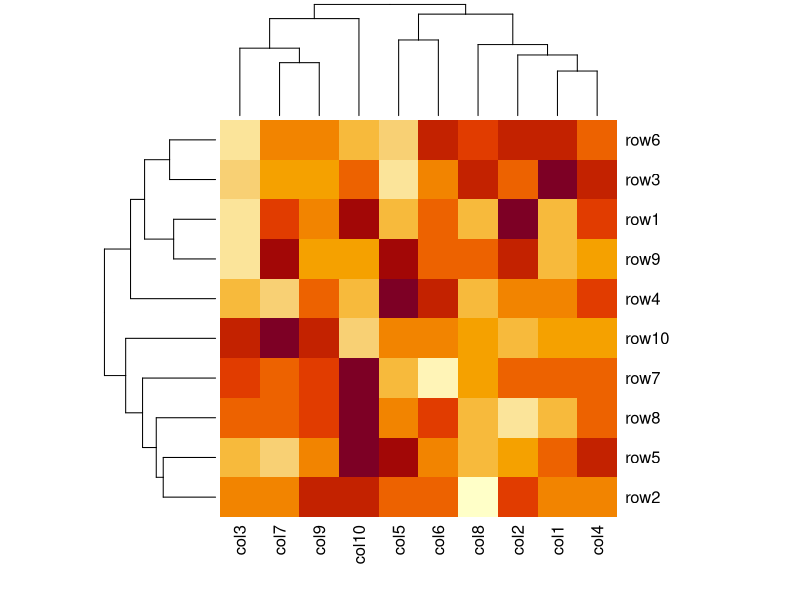
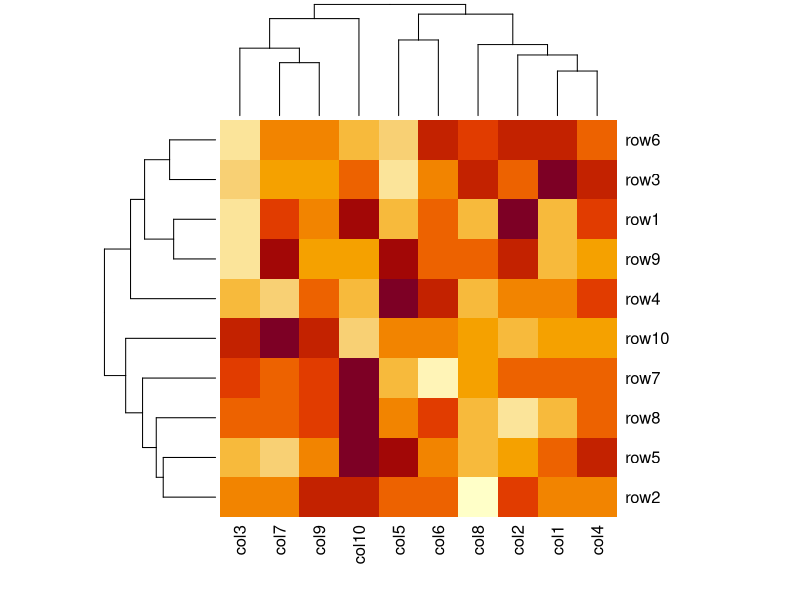

These charts were generated, in order, by the following R code:
setwd("~/")

##### Example data
set.seed(123)                                           # Set seed for reproducibility # nolint
data<- matrix(rnorm(100, 0, 10), nrow = 10, ncol = 10)  # Create example data

# Apply heatmap function
colnames(data) <- paste0("col", 1:10)                   # Column names
rownames(data) <- paste0("row", 1:10)                   # Row names

## save PDF
heatmap(data)

## save jpg
jpeg(file = "./heatmap_test.jpg", height = 7, width = 12, units= "in", res =300)
heatmap(data)
dev.off()
